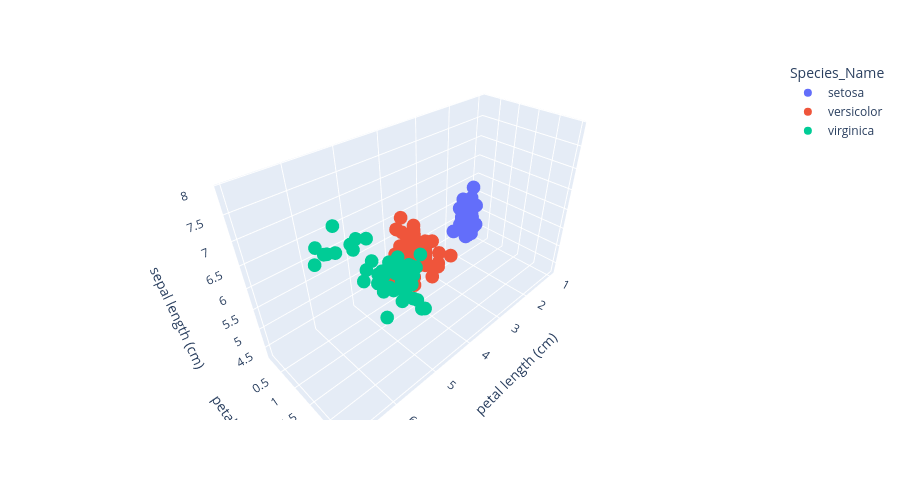

The notebook cell saved with this chart:
### Code cell
fig = px.scatter_3d(df, x="petal length (cm)", y="petal width (cm)", z= "sepal length (cm)", 
                    color="Species_Name", height=500)
fig.show()

### Figure 1 — Plotly figure (JSON) as saved in the notebook; plotly's stock layout.template omitted (floating-point values rounded to 4 significant figures)
{"data": [{"hovertemplate": "Species_Name=setosa<br>petal length (cm)=%{x}<br>petal width (cm)=%{y}<br>sepal length (cm)=%{z}<extra></extra>", "legendgroup": "setosa", "marker": {"color": "#636efa", "symbol": "circle"}, "mode": "markers", "name": "setosa", "scene": "scene", "showlegend": true, "type": "scatter3d", "x": [1.4, 1.4, 1.3, 1.5, 1.4, 1.7, 1.4, 1.5, 1.4, 1.5, 1.5, 1.6, 1.4, 1.1, 1.2, 1.5, 1.3, 1.4, 1.7, 1.5, 1.7, 1.5, 1.0, 1.7, 1.9, 1.6, 1.6, 1.5, 1.4, 1.6, 1.6, 1.5, 1.5, 1.4, 1.5, 1.2, 1.3, 1.4, 1.3, 1.5, 1.3, 1.3, 1.3, 1.6, 1.9, 1.4, 1.6, 1.4, 1.5, 1.4], "y": [0.2, 0.2, 0.2, 0.2, 0.2, 0.4, 0.3, 0.2, 0.2, 0.1, 0.2, 0.2, 0.1, 0.1, 0.2, 0.4, 0.4, 0.3, 0.3, 0.3, 0.2, 0.4, 0.2, 0.5, 0.2, 0.2, 0.4, 0.2, 0.2, 0.2, 0.2, 0.4, 0.1, 0.2, 0.2, 0.2, 0.2, 0.1, 0.2, 0.2, 0.3, 0.3, 0.2, 0.6, 0.4, 0.3, 0.2, 0.2, 0.2, 0.2], "z": [5.1, 4.9, 4.7, 4.6, 5.0, 5.4, 4.6, 5.0, 4.4, 4.9, 5.4, 4.8, 4.8, 4.3, 5.8, 5.7, 5.4, 5.1, 5.7, 5.1, 5.4, 5.1, 4.6, 5.1, 4.8, 5.0, 5.0, 5.2, 5.2, 4.7, 4.8, 5.4, 5.2, 5.5, 4.9, 5.0, 5.5, 4.9, 4.4, 5.1, 5.0, 4.5, 4.4, 5.0, 5.1, 4.8, 5.1, 4.6, 5.3, 5.0]}, {"hovertemplate": "Species_Name=versicolor<br>petal length (cm)=%{x}<br>petal width (cm)=%{y}<br>sepal length (cm)=%{z}<extra></extra>", "legendgroup": "versicolor", "marker": {"color": "#EF553B", "symbol": "circle"}, "mode": "markers", "name": "versicolor", "scene": "scene", "showlegend": true, "type": "scatter3d", "x": [4.7, 4.5, 4.9, 4.0, 4.6, 4.5, 4.7, 3.3, 4.6, 3.9, 3.5, 4.2, 4.0, 4.7, 3.6, 4.4, 4.5, 4.1, 4.5, 3.9, 4.8, 4.0, 4.9, 4.7, 4.3, 4.4, 4.8, 5.0, 4.5, 3.5, 3.8, 3.7, 3.9, 5.1, 4.5, 4.5, 4.7, 4.4, 4.1, 4.0, 4.4, 4.6, 4.0, 3.3, 4.2, 4.2, 4.2, 4.3, 3.0, 4.1], "y": [1.4, 1.5, 1.5, 1.3, 1.5, 1.3, 1.6, 1.0, 1.3, 1.4, 1.0, 1.5, 1.0, 1.4, 1.3, 1.4, 1.5, 1.0, 1.5, 1.1, 1.8, 1.3, 1.5, 1.2, 1.3, 1.4, 1.4, 1.7, 1.5, 1.0, 1.1, 1.0, 1.2, 1.6, 1.5, 1.6, 1.5, 1.3, 1.3, 1.3, 1.2, 1.4, 1.2, 1.0, 1.3, 1.2, 1.3, 1.3, 1.1, 1.3], "z": [7.0, 6.4, 6.9, 5.5, 6.5, 5.7, 6.3, 4.9, 6.6, 5.2, 5.0, 5.9, 6.0, 6.1, 5.6, 6.7, 5.6, 5.8, 6.2, 5.6, 5.9, 6.1, 6.3, 6.1, 6.4, 6.6, 6.8, 6.7, 6.0, 5.7, 5.5, 5.5, 5.8, 6.0, 5.4, 6.0, 6.7, 6.3, 5.6, 5.5, 5.5, 6.1, 5.8, 5.0, 5.6, 5.7, 5.7, 6.2, 5.1, 5.7]}, {"hovertemplate": "Species_Name=virginica<br>petal length (cm)=%{x}<br>petal width (cm)=%{y}<br>sepal length (cm)=%{z}<extra></extra>", "legendgroup": "virginica", "marker": {"color": "#00cc96", "symbol": "circle"}, "mode": "markers", "name": "virginica", "scene": "scene", "showlegend": true, "type": "scatter3d", "x": [6.0, 5.1, 5.9, 5.6, 5.8, 6.6, 4.5, 6.3, 5.8, 6.1, 5.1, 5.3, 5.5, 5.0, 5.1, 5.3, 5.5, 6.7, 6.9, 5.0, 5.7, 4.9, 6.7, 4.9, 5.7, 6.0, 4.8, 4.9, 5.6, 5.8, 6.1, 6.4, 5.6, 5.1, 5.6, 6.1, 5.6, 5.5, 4.8, 5.4, 5.6, 5.1, 5.1, 5.9, 5.7, 5.2, 5.0, 5.2, 5.4, 5.1], "y": [2.5, 1.9, 2.1, 1.8, 2.2, 2.1, 1.7, 1.8, 1.8, 2.5, 2.0, 1.9, 2.1, 2.0, 2.4, 2.3, 1.8, 2.2, 2.3, 1.5, 2.3, 2.0, 2.0, 1.8, 2.1, 1.8, 1.8, 1.8, 2.1, 1.6, 1.9, 2.0, 2.2, 1.5, 1.4, 2.3, 2.4, 1.8, 1.8, 2.1, 2.4, 2.3, 1.9, 2.3, 2.5, 2.3, 1.9, 2.0, 2.3, 1.8], "z": [6.3, 5.8, 7.1, 6.3, 6.5, 7.6, 4.9, 7.3, 6.7, 7.2, 6.5, 6.4, 6.8, 5.7, 5.8, 6.4, 6.5, 7.7, 7.7, 6.0, 6.9, 5.6, 7.7, 6.3, 6.7, 7.2, 6.2, 6.1, 6.4, 7.2, 7.4, 7.9, 6.4, 6.3, 6.1, 7.7, 6.3, 6.4, 6.0, 6.9, 6.7, 6.9, 5.8, 6.8, 6.7, 6.7, 6.3, 6.5, 6.2, 5.9]}], "layout": {"height": 500, "legend": {"title": {"text": "Species_Name"}, "tracegroupgap": 0}, "margin": {"t": 60}, "scene": {"domain": {"x": [0, 1], "y": [0, 1]}, "xaxis": {"title": {"text": "petal length (cm)"}}, "yaxis": {"title": {"text": "petal width (cm)"}}, "zaxis": {"title": {"text": "sepal length (cm)"}}}}}
